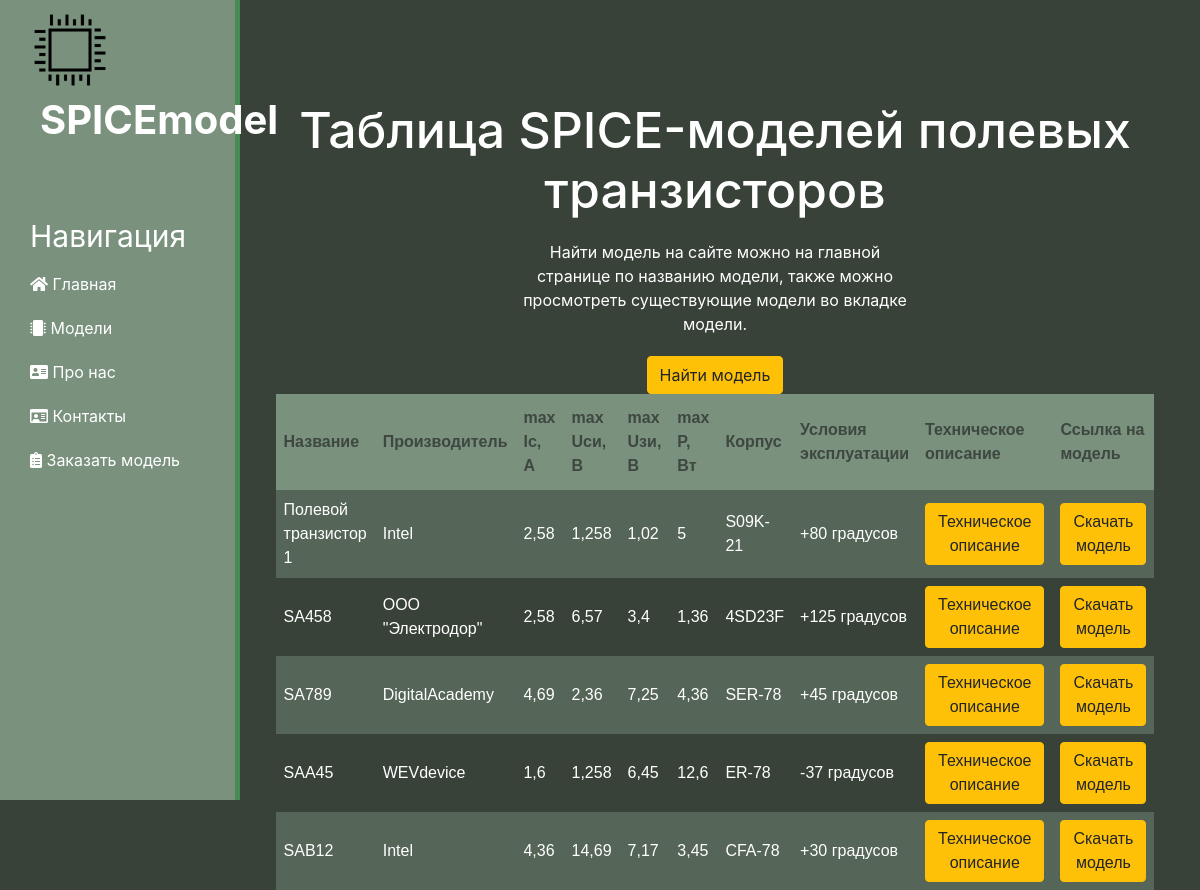
/trans_pole/, run on the app's committed database.
### model/models.py (models this page shows, shortened)
class AboutModels(models.Model):
    class Meta:
        abstract = True
    type = models.ForeignKey(Type, verbose_name='Категория', on_delete=models.CASCADE, default=None, null=True)
    title = models.CharField('Название', max_length=50, default=None)
    function = models.CharField('Производитель', max_length=50, default=None)
    basicModel = models.CharField('Макс. мощность, Вт', max_length=50, default=None)
    body = models.CharField('Корпус', max_length=50, default=None)
    down = models.ForeignKey(ModelTxt, verbose_name='Файл модели', on_delete=models.CASCADE)
    technicaldescription = models.ForeignKey(TechologyTask, verbose_name='Файл технического описания',
                                             on_delete=models.CASCADE)
    conditions = models.ForeignKey(EnviromentalCondition, verbose_name='Условия эксплуатации', on_delete=models.CASCADE,
                                   default=None, null=True)
    ready = models.BooleanField(verbose_name='Открытый доступ', default=True)

class TransistorPOLEV(AboutModels):
    maxcurrent = models.CharField('Максимальный ток стока, А', max_length=255)
    maxvoltageSI = models.CharField('Максимальное напряжение сток-истока, В', max_length=255)
    maxvoltageZI = models.CharField('Максимальное напряжение затвор-исток, В', max_length=255)
    class Meta:
        verbose_name = 'Полевой транзистор',
        verbose_name_plural = 'Полевые транзисторы'

class EnviromentalCondition(models.Model):
    Condition = models.CharField(max_length=50, verbose_name='Условие', default=None, null=True)
    def __str__(self):
        return self.Condition
    class Meta:
        verbose_name = 'Условие эксплуатации',
        verbose_name_plural = 'Условия эксплуатации'

class ModelTxt(models.Model):
    title = models.CharField('Название', max_length=50, default=None)
    file = models.FileField(verbose_name='Файл модели', upload_to='upload_to/')
    class Meta:
        verbose_name = 'Файл модели',
        verbose_name_plural = 'Файлы Моделей'

### model/views.py (the view)
# urls.py: path('trans_pole/', views.model_pole, name='model_pole'),
def model_pole(request):
    mymodel = TransistorPOLEV.objects.all()
    LinkOnModel = ModelTxt.objects.all()
    return render(request, 'model/model_pole.html', {
        'mymodel': mymodel,
        'link': LinkOnModel,
        'linkhost': 'http://127.0.0.1:8000'
    })

### model/templates/model/model_pole.html (shortened to what this page needs)
{% extends 'main/common.html' %}
{% block content %}
  <div class="features">
    <h1>Таблица SPICE-моделей полевых транзисторов</h1>
    <p> Найти модель на сайте можно на главной странице по названию модели, также можно просмотреть существующие модели во
      вкладке модели.</p>
    <button class="btn btn-warning">Найти модель</button>
    <center>
      <table class="ModelsView">
        <tbody>
        <tr>
          <th> Название</th>
          <th> Производитель</th>
          <th> max Iс, А</th>
          <th> max Uси, В</th>
          <th> max Uзи, В</th>
          <th> max P, Вт</th>
          <th> Корпус</th>
          <th> Условия эксплуатации</th>
          <th> Техническое описание</th>
          <th> Ссылка на модель</th>
        </tr>
        {% for el in mymodel %}
        {% for e in link %}
        {% if el.down.id == e.id %}
        <tr>
          <td>{{ el.title }}</td>
          <td>{{ el.function }}</td>
          <td>{{ el.maxcurrent }}</td>
          <td>{{ el.maxvoltageSI }}</td>
          <td>{{ el.maxvoltageZI }}</td>
          <td>{{ el.basicModel }}</td>
          <td>{{ el.body }}</td>
          <td>{{ el.conditions }}</td>
          <td><a href="{{ linkhost }}{{ el.technicaldescription.file.url }}" download><button class="btn btn-warning">Техническое описание</button></a></td>
          <td><a href="{{ linkhost }}{{ el.down.file.url }}" download><button class="btn btn-warning">Скачать модель</button></a></td>
        </tr>
        {% endif %}
        {% endfor %}
        {% endfor %}
        </tbody>
      </table>
    </center>
  </div>
{% endblock %}

### main/static/main/css/main.css (style rules this page uses)
body { background: #384239; color: #fff; }
main .features { float: left; color: #fff; margin-top: 100px; margin-left: 20px; text-align: center; width: 100%; }
a:link { color: #ffa41c; }
main .features h1 { font-size: 50px; }
main .features p { max-width: 400px; margin: 20px auto; }

### main/static/main/css/about.css (style rules this page uses)
div { display: block; }

### main/static/main/css/order.css (style rules this page uses)
* { margin: 0; padding: 0; }

### main/static/model/css/OpenModels.css (style rules this page uses)
.ModelsView { font-family: Arial, Helvetica, sans-serif; border-collapse: collapse; width: 80%; }
.ModelsView td, .ModelsView th { border: 1px solid #3e474; padding: 8px; }
.ModelsView tr:nth-child(even) { background-color: #79917d73; }
.ModelsView th { padding-top: 12px; padding-bottom: 12px; text-align: left; background-color: #79917d; color: #3e4740; }

### data on the page
TransistorPOLEV: title "Полевой транзистор 1", function "Intel", maxcurrent "2,58", maxvoltageSI "1,258", maxvoltageZI "1,02", basicModel "5", body "S09K-21", conditions "+80 градусов"
TransistorPOLEV: title "SA458", function "ООО \"Электродор\"", maxcurrent "2,58", maxvoltageSI "6,57", maxvoltageZI "3,4", basicModel "1,36", body "4SD23F", conditions "+125 градусов"
TransistorPOLEV: title "SA789", function "DigitalAcademy", maxcurrent "4,69", maxvoltageSI "2,36", maxvoltageZI "7,25", basicModel "4,36", body "SER-78", conditions "+45 градусов"
TransistorPOLEV: title "SAA45", function "WEVdevice", maxcurrent "1,6", maxvoltageSI "1,258", maxvoltageZI "6,45", basicModel "12,6", body "ER-78", conditions "-37 градусов"
TransistorPOLEV: title "SAB12", function "Intel", maxcurrent "4,36", maxvoltageSI "14,69", maxvoltageZI "7,17", basicModel "3,45", body "CFA-78", conditions "+30 градусов"
